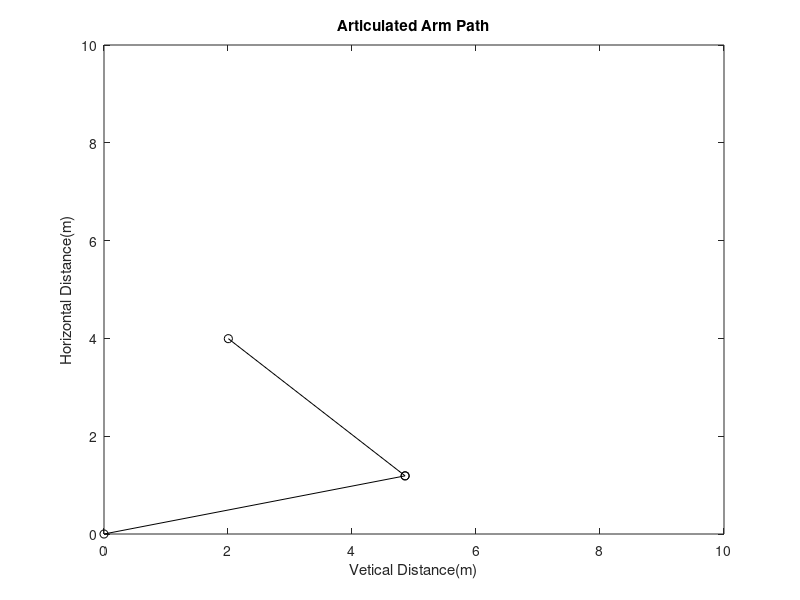

Reproduce this figure in MATLAB.
%Creator: Jonathan Kenney
%Models 2 Homework 2 Problem 3 (cont)
clear; clc; close all;

L1 = 5; L2 = 4;
t = 0:.1:10;
base = 30 - .0009684*t.^5 + .0242*t.^4 - .1614*t.^3;
joint = 20 + .0061*t.^5 - .1525*t.^4 + 1.0167*t.^3;

xj = L1*cosd(base);
yj = L1*sind(base);
xg = L1*cosd(base) + L2*cosd(base + joint);
yg = L1*sind(base) + L2*sind(base + joint);

figure(1)
for k = 1:length(t)
plot([0 xj(k)],[0 yj(k)],'k-o',[xj(k) xg(k)],[yj(k) yg(k)],'k-o');
axis([0 10 0 10])
pause(0.1);  % 0.1 was the increment in my time vector 
end
title('Articulated Arm Path')
ylabel('Horizontal Distance(m)');
xlabel('Vetical Distance(m)');